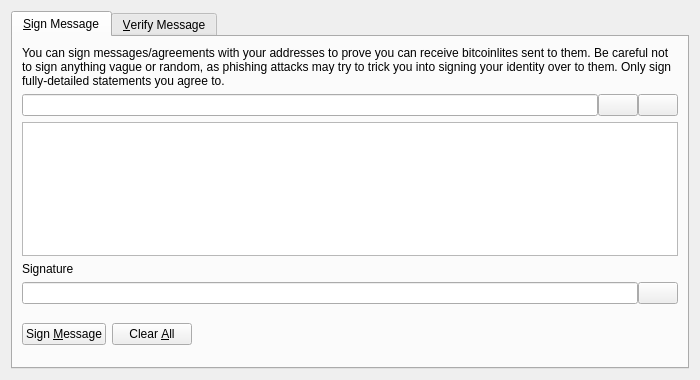
<?xml version="1.0" encoding="UTF-8"?>
<ui version="4.0">
 <class>SignVerifyMessageDialog</class>
 <widget class="QDialog" name="SignVerifyMessageDialog">
  <property name="geometry">
   <rect>
    <x>0</x>
    <y>0</y>
    <width>700</width>
    <height>380</height>
   </rect>
  </property>
  <property name="windowTitle">
   <string>Signatures - Sign / Verify a Message</string>
  </property>
  <property name="modal">
   <bool>true</bool>
  </property>
  <layout class="QVBoxLayout" name="verticalLayout">
   <item>
    <widget class="QTabWidget" name="tabWidget">
     <property name="currentIndex">
      <number>0</number>
     </property>
     <widget class="QWidget" name="tabSignMessage">
      <attribute name="title">
       <string>&amp;Sign Message</string>
      </attribute>
      <layout class="QVBoxLayout" name="verticalLayout_SM">
       <item>
        <widget class="QLabel" name="infoLabel_SM">
         <property name="text">
          <string>You can sign messages/agreements with your addresses to prove you can receive bitcoinlites sent to them. Be careful not to sign anything vague or random, as phishing attacks may try to trick you into signing your identity over to them. Only sign fully-detailed statements you agree to.</string>
         </property>
         <property name="textFormat">
          <enum>Qt::PlainText</enum>
         </property>
         <property name="wordWrap">
          <bool>true</bool>
         </property>
        </widget>
       </item>
       <item>
        <layout class="QHBoxLayout" name="horizontalLayout_1_SM">
         <property name="spacing">
          <number>0</number>
         </property>
         <item>
          <widget class="QValidatedLineEdit" name="addressIn_SM">
           <property name="toolTip">
            <string>The BitcoinLite address to sign the message with</string>
           </property>
          </widget>
         </item>
         <item>
          <widget class="QPushButton" name="addressBookButton_SM">
           <property name="toolTip">
            <string>Choose previously used address</string>
           </property>
           <property name="text">
            <string/>
           </property>
           <property name="icon">
            <iconset resource="../bitcoin.qrc">
             <normaloff>:/icons/address-book</normaloff>:/icons/address-book</iconset>
           </property>
           <property name="shortcut">
            <string>Alt+A</string>
           </property>
           <property name="autoDefault">
            <bool>false</bool>
           </property>
          </widget>
         </item>
         <item>
          <widget class="QPushButton" name="pasteButton_SM">
           <property name="toolTip">
            <string>Paste address from clipboard</string>
           </property>
           <property name="text">
            <string/>
           </property>
           <property name="icon">
            <iconset resource="../bitcoin.qrc">
             <normaloff>:/icons/editpaste</normaloff>:/icons/editpaste</iconset>
           </property>
           <property name="shortcut">
            <string>Alt+P</string>
           </property>
           <property name="autoDefault">
            <bool>false</bool>
           </property>
          </widget>
         </item>
        </layout>
       </item>
       <item>
        <widget class="QPlainTextEdit" name="messageIn_SM">
         <property name="toolTip">
          <string>Enter the message you want to sign here</string>
         </property>
        </widget>
       </item>
       <item>
        <widget class="QLabel" name="signatureLabel_SM">
         <property name="text">
          <string>Signature</string>
         </property>
         <property name="textFormat">
          <enum>Qt::PlainText</enum>
         </property>
        </widget>
       </item>
       <item>
        <layout class="QHBoxLayout" name="horizontalLayout_2_SM">
         <property name="spacing">
          <number>0</number>
         </property>
         <item>
          <widget class="QLineEdit" name="signatureOut_SM">
           <property name="font">
            <font>
             <italic>true</italic>
            </font>
           </property>
           <property name="readOnly">
            <bool>true</bool>
           </property>
          </widget>
         </item>
         <item>
          <widget class="QPushButton" name="copySignatureButton_SM">
           <property name="toolTip">
            <string>Copy the current signature to the system clipboard</string>
           </property>
           <property name="text">
            <string/>
           </property>
           <property name="icon">
            <iconset resource="../bitcoin.qrc">
             <normaloff>:/icons/editcopy</normaloff>:/icons/editcopy</iconset>
           </property>
           <property name="autoDefault">
            <bool>false</bool>
           </property>
          </widget>
         </item>
        </layout>
       </item>
       <item>
        <layout class="QHBoxLayout" name="horizontalLayout_3_SM">
         <item>
          <widget class="QPushButton" name="signMessageButton_SM">
           <property name="toolTip">
            <string>Sign the message to prove you own this BitcoinLite address</string>
           </property>
           <property name="text">
            <string>Sign &amp;Message</string>
           </property>
           <property name="icon">
            <iconset resource="../bitcoin.qrc">
             <normaloff>:/icons/edit</normaloff>:/icons/edit</iconset>
           </property>
           <property name="autoDefault">
            <bool>false</bool>
           </property>
          </widget>
         </item>
         <item>
          <widget class="QPushButton" name="clearButton_SM">
           <property name="toolTip">
            <string>Reset all sign message fields</string>
           </property>
           <property name="text">
            <string>Clear &amp;All</string>
           </property>
           <property name="icon">
            <iconset resource="../bitcoin.qrc">
             <normaloff>:/icons/remove</normaloff>:/icons/remove</iconset>
           </property>
           <property name="autoDefault">
            <bool>false</bool>
           </property>
          </widget>
         </item>
         <item>
          <spacer name="horizontalSpacer_1_SM">
           <property name="orientation">
            <enum>Qt::Horizontal</enum>
           </property>
           <property name="sizeHint" stdset="0">
            <size>
             <width>40</width>
             <height>48</height>
            </size>
           </property>
          </spacer>
         </item>
         <item>
          <widget class="QLabel" name="statusLabel_SM">
           <property name="font">
            <font>
             <weight>75</weight>
             <bold>true</bold>
            </font>
           </property>
           <property name="text">
            <string/>
           </property>
           <property name="wordWrap">
            <bool>true</bool>
           </property>
          </widget>
         </item>
         <item>
          <spacer name="horizontalSpacer_2_SM">
           <property name="orientation">
            <enum>Qt::Horizontal</enum>
           </property>
           <property name="sizeHint" stdset="0">
            <size>
             <width>40</width>
             <height>48</height>
            </size>
           </property>
          </spacer>
         </item>
        </layout>
       </item>
      </layout>
     </widget>
     <widget class="QWidget" name="tabVerifyMessage">
      <attribute name="title">
       <string>&amp;Verify Message</string>
      </attribute>
      <layout class="QVBoxLayout" name="verticalLayout_VM">
       <item>
        <widget class="QLabel" name="infoLabel_VM">
         <property name="text">
          <string>Enter the receiver's address, message (ensure you copy line breaks, spaces, tabs, etc. exactly) and signature below to verify the message. Be careful not to read more into the signature than what is in the signed message itself, to avoid being tricked by a man-in-the-middle attack. Note that this only proves the signing party receives with the address, it cannot prove sendership of any transaction!</string>
         </property>
         <property name="textFormat">
          <enum>Qt::PlainText</enum>
         </property>
         <property name="alignment">
          <set>Qt::AlignLeading|Qt::AlignLeft|Qt::AlignTop</set>
         </property>
         <property name="wordWrap">
          <bool>true</bool>
         </property>
        </widget>
       </item>
       <item>
        <layout class="QHBoxLayout" name="horizontalLayout_1_VM">
         <property name="spacing">
          <number>0</number>
         </property>
         <item>
          <widget class="QValidatedLineEdit" name="addressIn_VM">
           <property name="toolTip">
            <string>The BitcoinLite address the message was signed with</string>
           </property>
          </widget>
         </item>
         <item>
          <widget class="QPushButton" name="addressBookButton_VM">
           <property name="toolTip">
            <string>Choose previously used address</string>
           </property>
           <property name="text">
            <string/>
           </property>
           <property name="icon">
            <iconset resource="../bitcoin.qrc">
             <normaloff>:/icons/address-book</normaloff>:/icons/address-book</iconset>
           </property>
           <property name="shortcut">
            <string>Alt+A</string>
           </property>
           <property name="autoDefault">
            <bool>false</bool>
           </property>
          </widget>
         </item>
        </layout>
       </item>
       <item>
        <widget class="QPlainTextEdit" name="messageIn_VM"/>
       </item>
       <item>
        <widget class="QValidatedLineEdit" name="signatureIn_VM"/>
       </item>
       <item>
        <layout class="QHBoxLayout" name="horizontalLayout_2_VM">
         <item>
          <widget class="QPushButton" name="verifyMessageButton_VM">
           <property name="toolTip">
            <string>Verify the message to ensure it was signed with the specified BitcoinLite address</string>
           </property>
           <property name="text">
            <string>Verify &amp;Message</string>
           </property>
           <property name="icon">
            <iconset resource="../bitcoin.qrc">
             <normaloff>:/icons/transaction_0</normaloff>:/icons/transaction_0</iconset>
           </property>
           <property name="autoDefault">
            <bool>false</bool>
           </property>
          </widget>
         </item>
         <item>
          <widget class="QPushButton" name="clearButton_VM">
           <property name="toolTip">
            <string>Reset all verify message fields</string>
           </property>
           <property name="text">
            <string>Clear &amp;All</string>
           </property>
           <property name="icon">
            <iconset resource="../bitcoin.qrc">
             <normaloff>:/icons/remove</normaloff>:/icons/remove</iconset>
           </property>
           <property name="autoDefault">
            <bool>false</bool>
           </property>
          </widget>
         </item>
         <item>
          <spacer name="horizontalSpacer_1_VM">
           <property name="orientation">
            <enum>Qt::Horizontal</enum>
           </property>
           <property name="sizeHint" stdset="0">
            <size>
             <width>40</width>
             <height>48</height>
            </size>
           </property>
          </spacer>
         </item>
         <item>
          <widget class="QLabel" name="statusLabel_VM">
           <property name="font">
            <font>
             <weight>75</weight>
             <bold>true</bold>
            </font>
           </property>
           <property name="text">
            <string/>
           </property>
           <property name="wordWrap">
            <bool>true</bool>
           </property>
          </widget>
         </item>
         <item>
          <spacer name="horizontalSpacer_2_VM">
           <property name="orientation">
            <enum>Qt::Horizontal</enum>
           </property>
           <property name="sizeHint" stdset="0">
            <size>
             <width>40</width>
             <height>48</height>
            </size>
           </property>
          </spacer>
         </item>
        </layout>
       </item>
      </layout>
     </widget>
    </widget>
   </item>
  </layout>
 </widget>
 <customwidgets>
  <customwidget>
   <class>QValidatedLineEdit</class>
   <extends>QLineEdit</extends>
   <header>qvalidatedlineedit.h</header>
  </customwidget>
 </customwidgets>
 <resources>
  <include location="../bitcoin.qrc"/>
 </resources>
 <connections/>
</ui>
